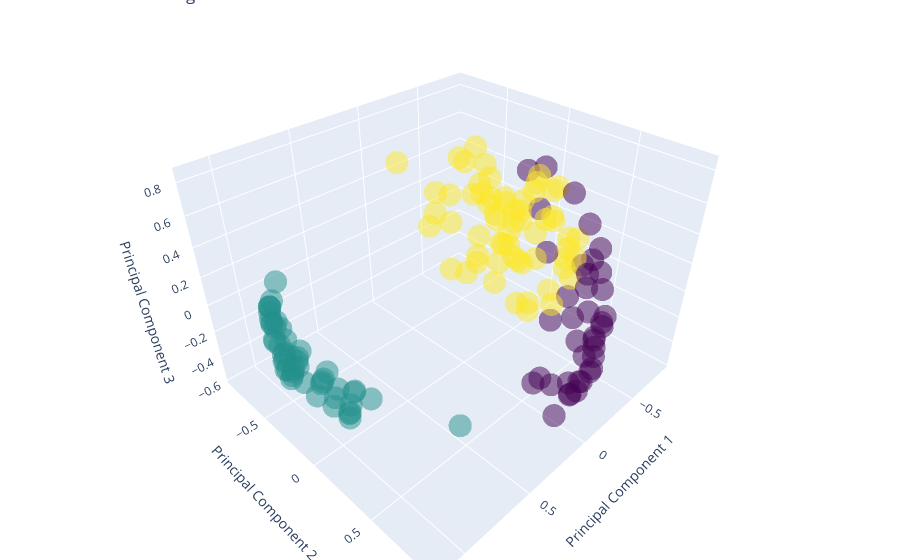

The code cell stored with this chart in its notebook:
### Code cell
interactive_visualization(df_normalized, clusters)

### Figure 1 — Plotly figure (JSON) as saved in the notebook; plotly's stock layout.template omitted (floating-point values rounded to 4 significant figures; data arrays with more than 128 entries replaced by an {"elided": "..."} marker saying what was removed)
{"data": [{"marker": {"color": {"elided": "147 int values"}, "colorscale": [[0, "#440154"], [0.1111, "#482878"], [0.2222, "#3e4989"], [0.3333, "#31688e"], [0.4444, "#26828e"], [0.5556, "#1f9e89"], [0.6667, "#35b779"], [0.7778, "#6ece58"], [0.8889, "#b5de2b"], [1, "#fde725"]], "opacity": 0.5}, "mode": "markers", "text": "Cluster Labels", "type": "scatter3d", "x": {"elided": "147 float values"}, "y": {"elided": "147 float values"}, "z": {"elided": "147 float values"}}], "layout": {"margin": {"b": 0, "l": 0, "r": 0, "t": 0}, "scene": {"xaxis": {"title": {"text": "Principal Component 1"}}, "yaxis": {"title": {"text": "Principal Component 2"}}, "zaxis": {"title": {"text": "Principal Component 3"}}}, "title": {"text": "DBSCAN Clustering 3D Visualization"}}}
